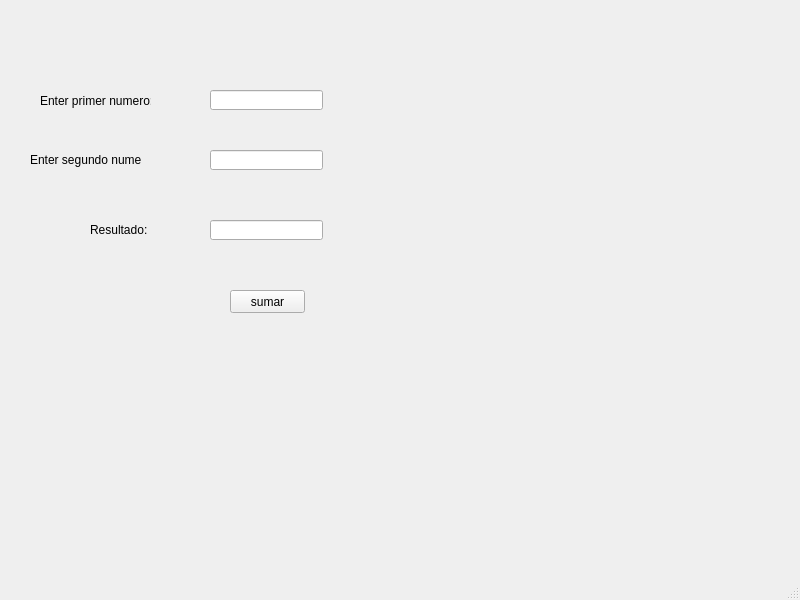
<?xml version="1.0" encoding="UTF-8"?>
<ui version="4.0">
 <class>MainWindow</class>
 <widget class="QMainWindow" name="MainWindow">
  <property name="geometry">
   <rect>
    <x>0</x>
    <y>0</y>
    <width>800</width>
    <height>600</height>
   </rect>
  </property>
  <property name="windowTitle">
   <string>Inecsoft</string>
  </property>
  <widget class="QWidget" name="centralwidget">
   <widget class="QPushButton" name="pbtn_sumar">
    <property name="geometry">
     <rect>
      <x>230</x>
      <y>290</y>
      <width>75</width>
      <height>23</height>
     </rect>
    </property>
    <property name="text">
     <string>sumar</string>
    </property>
   </widget>
   <widget class="QLabel" name="label_1">
    <property name="geometry">
     <rect>
      <x>40</x>
      <y>90</y>
      <width>111</width>
      <height>21</height>
     </rect>
    </property>
    <property name="text">
     <string>Enter primer numero:</string>
    </property>
   </widget>
   <widget class="QLabel" name="label_2">
    <property name="geometry">
     <rect>
      <x>30</x>
      <y>150</y>
      <width>111</width>
      <height>20</height>
     </rect>
    </property>
    <property name="text">
     <string>Enter segundo numero:</string>
    </property>
   </widget>
   <widget class="QLabel" name="label_3">
    <property name="geometry">
     <rect>
      <x>90</x>
      <y>220</y>
      <width>71</width>
      <height>20</height>
     </rect>
    </property>
    <property name="text">
     <string>Resultado:</string>
    </property>
   </widget>
   <widget class="QLineEdit" name="lineEdit_in_num1">
    <property name="geometry">
     <rect>
      <x>210</x>
      <y>90</y>
      <width>113</width>
      <height>20</height>
     </rect>
    </property>
   </widget>
   <widget class="QLineEdit" name="lineEdit_in_num2">
    <property name="geometry">
     <rect>
      <x>210</x>
      <y>150</y>
      <width>113</width>
      <height>20</height>
     </rect>
    </property>
   </widget>
   <widget class="QLineEdit" name="lineEdit_in_num3">
    <property name="geometry">
     <rect>
      <x>210</x>
      <y>220</y>
      <width>113</width>
      <height>20</height>
     </rect>
    </property>
   </widget>
  </widget>
  <widget class="QStatusBar" name="statusbar"/>
 </widget>
 <resources/>
 <connections>
  <connection>
   <sender>pbtn_sumar</sender>
   <signal>clicked()</signal>
   <receiver>lineEdit_in_num3</receiver>
   <slot>copy()</slot>
   <hints>
    <hint type="sourcelabel">
     <x>307</x>
     <y>301</y>
    </hint>
    <hint type="destinationlabel">
     <x>286</x>
     <y>229</y>
    </hint>
   </hints>
  </connection>
 </connections>
</ui>
